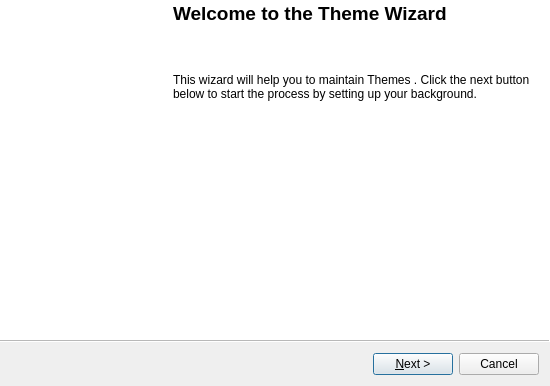
<?xml version="1.0" encoding="UTF-8"?>
<ui version="4.0">
 <class>ThemeDialog</class>
 <widget class="QWizard" name="ThemeDialog">
  <property name="geometry">
   <rect>
    <x>0</x>
    <y>0</y>
    <width>550</width>
    <height>386</height>
   </rect>
  </property>
  <property name="windowTitle">
   <string>Theme Wizard</string>
  </property>
  <property name="modal">
   <bool>true</bool>
  </property>
  <property name="wizardStyle">
   <enum>QWizard::ModernStyle</enum>
  </property>
  <property name="options">
   <set>QWizard::IndependentPages|QWizard::NoBackButtonOnStartPage</set>
  </property>
  <widget class="QWizardPage" name="welcomePage">
   <property name="title">
    <string/>
   </property>
   <property name="subTitle">
    <string/>
   </property>
   <layout class="QHBoxLayout" name="welcomeLayout">
    <property name="spacing">
     <number>8</number>
    </property>
    <property name="margin">
     <number>0</number>
    </property>
    <item>
     <widget class="QLabel" name="importBibleImage">
      <property name="minimumSize">
       <size>
        <width>163</width>
        <height>0</height>
       </size>
      </property>
      <property name="maximumSize">
       <size>
        <width>163</width>
        <height>16777215</height>
       </size>
      </property>
      <property name="lineWidth">
       <number>0</number>
      </property>
      <property name="text">
       <string/>
      </property>
      <property name="pixmap">
       <pixmap resource="../images/openlp-2.qrc">:/wizards/wizard_importbible.bmp</pixmap>
      </property>
      <property name="indent">
       <number>0</number>
      </property>
     </widget>
    </item>
    <item>
     <layout class="QVBoxLayout" name="welcomePageLayout">
      <property name="spacing">
       <number>8</number>
      </property>
      <item>
       <widget class="QLabel" name="titleLabel">
        <property name="text">
         <string>&lt;!DOCTYPE HTML PUBLIC &quot;-//W3C//DTD HTML 4.0//EN&quot; &quot;http://www.w3.org/TR/REC-html40/strict.dtd&quot;&gt;
&lt;html&gt;&lt;head&gt;&lt;meta name=&quot;qrichtext&quot; content=&quot;1&quot; /&gt;&lt;style type=&quot;text/css&quot;&gt;
p, li { white-space: pre-wrap; }
&lt;/style&gt;&lt;/head&gt;&lt;body style=&quot; font-family:'Sans Serif'; font-size:9pt; font-weight:400; font-style:normal;&quot;&gt;
&lt;p style=&quot; margin-top:0px; margin-bottom:0px; margin-left:0px; margin-right:0px; -qt-block-indent:0; text-indent:0px;&quot;&gt;&lt;span style=&quot; font-size:14pt; font-weight:600;&quot;&gt;Welcome to the Theme Wizard&lt;/span&gt;&lt;/p&gt;&lt;/body&gt;&lt;/html&gt;</string>
        </property>
       </widget>
      </item>
      <item>
       <spacer name="welcomeTopSpacer">
        <property name="orientation">
         <enum>Qt::Vertical</enum>
        </property>
        <property name="sizeType">
         <enum>QSizePolicy::Fixed</enum>
        </property>
        <property name="sizeHint" stdset="0">
         <size>
          <width>20</width>
          <height>40</height>
         </size>
        </property>
       </spacer>
      </item>
      <item>
       <widget class="QLabel" name="informationLabel">
        <property name="text">
         <string>This wizard will help you to maintain Themes . Click the next button below to start the process by setting up your background.</string>
        </property>
        <property name="wordWrap">
         <bool>true</bool>
        </property>
        <property name="margin">
         <number>10</number>
        </property>
       </widget>
      </item>
      <item>
       <spacer name="welcomeBottomSpacer">
        <property name="orientation">
         <enum>Qt::Vertical</enum>
        </property>
        <property name="sizeHint" stdset="0">
         <size>
          <width>20</width>
          <height>40</height>
         </size>
        </property>
       </spacer>
      </item>
     </layout>
    </item>
   </layout>
  </widget>
  <widget class="QWizardPage" name="backgroundPage">
   <property name="title">
    <string>Set Up Background</string>
   </property>
   <property name="subTitle">
    <string>Set up your theme's background according to the parameters below.</string>
   </property>
   <layout class="QFormLayout" name="backgroundLayout">
    <property name="fieldGrowthPolicy">
     <enum>QFormLayout::ExpandingFieldsGrow</enum>
    </property>
    <property name="labelAlignment">
     <set>Qt::AlignRight|Qt::AlignTrailing|Qt::AlignVCenter</set>
    </property>
    <property name="horizontalSpacing">
     <number>8</number>
    </property>
    <property name="verticalSpacing">
     <number>8</number>
    </property>
    <property name="margin">
     <number>20</number>
    </property>
    <item row="0" column="0">
     <widget class="QLabel" name="backgroundTypeLabel">
      <property name="text">
       <string>Background type:</string>
      </property>
     </widget>
    </item>
    <item row="0" column="1">
     <widget class="QComboBox" name="backgroundTypeComboBox">
      <item>
       <property name="text">
        <string>Solid Color</string>
       </property>
      </item>
      <item>
       <property name="text">
        <string>Gradient</string>
       </property>
      </item>
      <item>
       <property name="text">
        <string>Image</string>
       </property>
      </item>
     </widget>
    </item>
    <item row="1" column="0">
     <widget class="QLabel" name="color1Label">
      <property name="text">
       <string>&lt;Color1&gt;</string>
      </property>
     </widget>
    </item>
    <item row="1" column="1">
     <widget class="QPushButton" name="color1PushButton">
      <property name="text">
       <string/>
      </property>
     </widget>
    </item>
    <item row="2" column="0">
     <widget class="QLabel" name="color2Label">
      <property name="text">
       <string>&lt;Color2&gt;</string>
      </property>
     </widget>
    </item>
    <item row="2" column="1">
     <widget class="QPushButton" name="color2PushButton">
      <property name="text">
       <string/>
      </property>
     </widget>
    </item>
    <item row="3" column="0">
     <widget class="QLabel" name="imageLabel">
      <property name="text">
       <string>Image:</string>
      </property>
     </widget>
    </item>
    <item row="3" column="1">
     <layout class="QHBoxLayout" name="imageLayout">
      <property name="spacing">
       <number>8</number>
      </property>
      <item>
       <widget class="QLineEdit" name="imageLineEdit"/>
      </item>
      <item>
       <widget class="QToolButton" name="imageBrowseButton">
        <property name="text">
         <string/>
        </property>
        <property name="icon">
         <iconset resource="../images/openlp-2.qrc">
          <normaloff>:/general/general_open.png</normaloff>:/general/general_open.png</iconset>
        </property>
       </widget>
      </item>
     </layout>
    </item>
    <item row="4" column="0">
     <widget class="QLabel" name="gradientLabel">
      <property name="text">
       <string>Gradient:</string>
      </property>
     </widget>
    </item>
    <item row="4" column="1">
     <widget class="QComboBox" name="gradientComboBox">
      <item>
       <property name="text">
        <string>Horizontal</string>
       </property>
      </item>
      <item>
       <property name="text">
        <string>Vertical</string>
       </property>
      </item>
      <item>
       <property name="text">
        <string>Circular</string>
       </property>
      </item>
      <item>
       <property name="text">
        <string>Top Left - Bottom Right</string>
       </property>
      </item>
      <item>
       <property name="text">
        <string>Bottom Left - Top Right</string>
       </property>
      </item>
     </widget>
    </item>
   </layout>
  </widget>
  <widget class="QWizardPage" name="mainAreaPage">
   <property name="title">
    <string>Main Area Font Details</string>
   </property>
   <property name="subTitle">
    <string>Define the font and display characteristics for the Display text</string>
   </property>
   <layout class="QFormLayout" name="formLayout">
    <property name="formAlignment">
     <set>Qt::AlignLeading|Qt::AlignLeft|Qt::AlignTop</set>
    </property>
    <property name="horizontalSpacing">
     <number>8</number>
    </property>
    <property name="verticalSpacing">
     <number>8</number>
    </property>
    <property name="topMargin">
     <number>20</number>
    </property>
    <property name="rightMargin">
     <number>20</number>
    </property>
    <property name="bottomMargin">
     <number>20</number>
    </property>
    <item row="0" column="0">
     <widget class="QLabel" name="mainFontLabel">
      <property name="text">
       <string>Font:</string>
      </property>
     </widget>
    </item>
    <item row="0" column="1">
     <widget class="QFontComboBox" name="mainFontComboBox"/>
    </item>
    <item row="1" column="0">
     <widget class="QLabel" name="mainColorLabel">
      <property name="text">
       <string>Color:</string>
      </property>
     </widget>
    </item>
    <item row="1" column="1">
     <widget class="QPushButton" name="mainColorPushButton">
      <property name="text">
       <string/>
      </property>
     </widget>
    </item>
    <item row="2" column="0">
     <widget class="QLabel" name="mainSizeLabel">
      <property name="text">
       <string>Size:</string>
      </property>
     </widget>
    </item>
    <item row="2" column="1">
     <layout class="QHBoxLayout" name="mainSizeLayout">
      <property name="spacing">
       <number>8</number>
      </property>
      <property name="margin">
       <number>0</number>
      </property>
      <item>
       <widget class="QSpinBox" name="mainSizeSpinBox">
        <property name="sizePolicy">
         <sizepolicy hsizetype="Minimum" vsizetype="Fixed">
          <horstretch>0</horstretch>
          <verstretch>0</verstretch>
         </sizepolicy>
        </property>
        <property name="minimumSize">
         <size>
          <width>70</width>
          <height>0</height>
         </size>
        </property>
        <property name="suffix">
         <string>pt</string>
        </property>
        <property name="maximum">
         <number>999</number>
        </property>
        <property name="value">
         <number>16</number>
        </property>
       </widget>
      </item>
      <item>
       <widget class="QLabel" name="mainLineCountLabel">
        <property name="text">
         <string>(%d lines per slide)</string>
        </property>
       </widget>
      </item>
     </layout>
    </item>
    <item row="3" column="0">
     <widget class="QLabel" name="lineSpacingLabel">
      <property name="text">
       <string>Line Spacing:</string>
      </property>
     </widget>
    </item>
    <item row="3" column="1">
     <widget class="QSpinBox" name="lineSpacingSpinBox">
      <property name="suffix">
       <string>pt</string>
      </property>
      <property name="minimum">
       <number>-50</number>
      </property>
      <property name="maximum">
       <number>50</number>
      </property>
     </widget>
    </item>
    <item row="4" column="0">
     <widget class="QCheckBox" name="outlineCheckBox">
      <property name="text">
       <string>&amp;Outline:</string>
      </property>
     </widget>
    </item>
    <item row="4" column="1">
     <layout class="QHBoxLayout" name="outlineLayout">
      <item>
       <widget class="QPushButton" name="outlineColorPushButton">
        <property name="enabled">
         <bool>true</bool>
        </property>
        <property name="text">
         <string/>
        </property>
       </widget>
      </item>
      <item>
       <widget class="QLabel" name="outlineSizeLabel">
        <property name="text">
         <string>Size:</string>
        </property>
       </widget>
      </item>
      <item>
       <widget class="QSpinBox" name="outlineSizeSpinBox">
        <property name="suffix">
         <string>pt</string>
        </property>
       </widget>
      </item>
     </layout>
    </item>
    <item row="5" column="0">
     <widget class="QCheckBox" name="shadowCheckBox">
      <property name="text">
       <string>&amp;Shadow:</string>
      </property>
     </widget>
    </item>
    <item row="5" column="1">
     <layout class="QHBoxLayout" name="shadowLayout">
      <item>
       <widget class="QPushButton" name="shadowColorPushButton">
        <property name="enabled">
         <bool>true</bool>
        </property>
        <property name="text">
         <string/>
        </property>
       </widget>
      </item>
      <item>
       <widget class="QLabel" name="shadowSizeLabel">
        <property name="text">
         <string>Size:</string>
        </property>
       </widget>
      </item>
      <item>
       <widget class="QSpinBox" name="shadowSizeSpinBox">
        <property name="suffix">
         <string>pt</string>
        </property>
       </widget>
      </item>
     </layout>
    </item>
    <item row="6" column="1">
     <widget class="QCheckBox" name="boldCheckBox">
      <property name="text">
       <string>Bold Display</string>
      </property>
     </widget>
    </item>
    <item row="7" column="1">
     <widget class="QCheckBox" name="italicsCheckBox">
      <property name="text">
       <string>Italic Display</string>
      </property>
     </widget>
    </item>
   </layout>
  </widget>
  <widget class="QWizardPage" name="footerAreaPage">
   <property name="title">
    <string>Footer Area Font Details</string>
   </property>
   <property name="subTitle">
    <string>Define the font and display characteristics for the Footer text</string>
   </property>
   <layout class="QFormLayout" name="footerLayout">
    <property name="fieldGrowthPolicy">
     <enum>QFormLayout::ExpandingFieldsGrow</enum>
    </property>
    <property name="horizontalSpacing">
     <number>8</number>
    </property>
    <property name="verticalSpacing">
     <number>8</number>
    </property>
    <property name="leftMargin">
     <number>50</number>
    </property>
    <property name="topMargin">
     <number>20</number>
    </property>
    <property name="rightMargin">
     <number>20</number>
    </property>
    <property name="bottomMargin">
     <number>20</number>
    </property>
    <item row="0" column="0">
     <widget class="QLabel" name="footerFontLabel">
      <property name="text">
       <string>Font:</string>
      </property>
     </widget>
    </item>
    <item row="0" column="1">
     <widget class="QFontComboBox" name="footerFontComboBox"/>
    </item>
    <item row="1" column="0">
     <widget class="QLabel" name="footerColorLabel">
      <property name="text">
       <string>Color:</string>
      </property>
     </widget>
    </item>
    <item row="1" column="1">
     <widget class="QPushButton" name="footerColorPushButton">
      <property name="text">
       <string/>
      </property>
     </widget>
    </item>
    <item row="2" column="0">
     <widget class="QLabel" name="footerSizeLabel">
      <property name="text">
       <string>Size:</string>
      </property>
     </widget>
    </item>
    <item row="2" column="1">
     <widget class="QSpinBox" name="footerSizeSpinBox">
      <property name="sizePolicy">
       <sizepolicy hsizetype="Minimum" vsizetype="Fixed">
        <horstretch>0</horstretch>
        <verstretch>0</verstretch>
       </sizepolicy>
      </property>
      <property name="minimumSize">
       <size>
        <width>70</width>
        <height>0</height>
       </size>
      </property>
      <property name="suffix">
       <string>pt</string>
      </property>
      <property name="maximum">
       <number>999</number>
      </property>
      <property name="value">
       <number>10</number>
      </property>
     </widget>
    </item>
   </layout>
  </widget>
  <widget class="QWizardPage" name="alignmentPage">
   <property name="title">
    <string>Text Formatting Details</string>
   </property>
   <property name="subTitle">
    <string>Allows additional display formatting information to be defined</string>
   </property>
   <layout class="QFormLayout" name="formLayout_2">
    <property name="margin">
     <number>20</number>
    </property>
    <item row="0" column="0">
     <widget class="QLabel" name="horizontalLabel">
      <property name="text">
       <string>Horizontal Align:</string>
      </property>
     </widget>
    </item>
    <item row="0" column="1">
     <widget class="QComboBox" name="horizontalComboBox">
      <property name="editable">
       <bool>false</bool>
      </property>
      <item>
       <property name="text">
        <string>Left</string>
       </property>
      </item>
      <item>
       <property name="text">
        <string>Center</string>
       </property>
      </item>
      <item>
       <property name="text">
        <string>Right</string>
       </property>
      </item>
     </widget>
    </item>
    <item row="1" column="0">
     <widget class="QLabel" name="verticalLabel">
      <property name="text">
       <string>Vertcal Align:</string>
      </property>
     </widget>
    </item>
    <item row="1" column="1">
     <widget class="QComboBox" name="verticalComboBox">
      <item>
       <property name="text">
        <string>Top</string>
       </property>
      </item>
      <item>
       <property name="text">
        <string>Middle</string>
       </property>
      </item>
      <item>
       <property name="text">
        <string>Bottom</string>
       </property>
      </item>
     </widget>
    </item>
    <item row="2" column="1">
     <widget class="QCheckBox" name="transitionsCheckBox">
      <property name="text">
       <string>Transitions</string>
      </property>
     </widget>
    </item>
   </layout>
  </widget>
  <widget class="QWizardPage" name="areaPositionPage">
   <property name="title">
    <string>Output Area Locations</string>
   </property>
   <property name="subTitle">
    <string>Allows you to change and move the Main and Footer areas.</string>
   </property>
   <layout class="QGridLayout" name="gridLayout_2">
    <property name="margin">
     <number>20</number>
    </property>
    <property name="spacing">
     <number>8</number>
    </property>
    <item row="1" column="0">
     <widget class="QGroupBox" name="mainPositionGroupBox">
      <property name="minimumSize">
       <size>
        <width>248</width>
        <height>0</height>
       </size>
      </property>
      <property name="title">
       <string>&amp;Main Area</string>
      </property>
      <layout class="QFormLayout" name="mainPositionLayout">
       <property name="horizontalSpacing">
        <number>8</number>
       </property>
       <property name="verticalSpacing">
        <number>8</number>
       </property>
       <property name="margin">
        <number>8</number>
       </property>
       <item row="0" column="1">
        <widget class="QCheckBox" name="mainDefaultPositionCheckBox">
         <property name="text">
          <string>&amp;Use default location</string>
         </property>
         <property name="checked">
          <bool>true</bool>
         </property>
         <property name="tristate">
          <bool>false</bool>
         </property>
        </widget>
       </item>
       <item row="1" column="0">
        <widget class="QLabel" name="nainXLabel">
         <property name="text">
          <string>X position:</string>
         </property>
        </widget>
       </item>
       <item row="1" column="1">
        <widget class="QSpinBox" name="mainXSpinBox">
         <property name="enabled">
          <bool>false</bool>
         </property>
         <property name="sizePolicy">
          <sizepolicy hsizetype="Minimum" vsizetype="Fixed">
           <horstretch>0</horstretch>
           <verstretch>0</verstretch>
          </sizepolicy>
         </property>
         <property name="minimumSize">
          <size>
           <width>78</width>
           <height>0</height>
          </size>
         </property>
         <property name="suffix">
          <string>px</string>
         </property>
         <property name="maximum">
          <number>9999</number>
         </property>
         <property name="value">
          <number>0</number>
         </property>
        </widget>
       </item>
       <item row="2" column="1">
        <widget class="QSpinBox" name="mainYSpinBox">
         <property name="enabled">
          <bool>false</bool>
         </property>
         <property name="sizePolicy">
          <sizepolicy hsizetype="Minimum" vsizetype="Fixed">
           <horstretch>0</horstretch>
           <verstretch>0</verstretch>
          </sizepolicy>
         </property>
         <property name="minimumSize">
          <size>
           <width>78</width>
           <height>0</height>
          </size>
         </property>
         <property name="suffix">
          <string>px</string>
         </property>
         <property name="maximum">
          <number>9999</number>
         </property>
        </widget>
       </item>
       <item row="2" column="0">
        <widget class="QLabel" name="mainYLabel">
         <property name="text">
          <string>Y position:</string>
         </property>
        </widget>
       </item>
       <item row="3" column="1">
        <widget class="QSpinBox" name="mainWidthSpinBox">
         <property name="enabled">
          <bool>false</bool>
         </property>
         <property name="sizePolicy">
          <sizepolicy hsizetype="Minimum" vsizetype="Fixed">
           <horstretch>0</horstretch>
           <verstretch>0</verstretch>
          </sizepolicy>
         </property>
         <property name="minimumSize">
          <size>
           <width>78</width>
           <height>0</height>
          </size>
         </property>
         <property name="suffix">
          <string>px</string>
         </property>
         <property name="maximum">
          <number>9999</number>
         </property>
        </widget>
       </item>
       <item row="3" column="0">
        <widget class="QLabel" name="mainWidthLabel">
         <property name="text">
          <string>Width:</string>
         </property>
        </widget>
       </item>
       <item row="4" column="1">
        <widget class="QSpinBox" name="mainHeightSpinBox">
         <property name="enabled">
          <bool>false</bool>
         </property>
         <property name="sizePolicy">
          <sizepolicy hsizetype="Minimum" vsizetype="Fixed">
           <horstretch>0</horstretch>
           <verstretch>0</verstretch>
          </sizepolicy>
         </property>
         <property name="minimumSize">
          <size>
           <width>78</width>
           <height>0</height>
          </size>
         </property>
         <property name="suffix">
          <string>px</string>
         </property>
         <property name="maximum">
          <number>9999</number>
         </property>
        </widget>
       </item>
       <item row="4" column="0">
        <widget class="QLabel" name="mainHeightLabel">
         <property name="text">
          <string>Height:</string>
         </property>
        </widget>
       </item>
      </layout>
     </widget>
    </item>
    <item row="1" column="1">
     <widget class="QGroupBox" name="footerPositionGroupBox">
      <property name="minimumSize">
       <size>
        <width>248</width>
        <height>0</height>
       </size>
      </property>
      <property name="title">
       <string>Footer Area</string>
      </property>
      <layout class="QFormLayout" name="footerPositionLayout">
       <property name="horizontalSpacing">
        <number>8</number>
       </property>
       <property name="verticalSpacing">
        <number>8</number>
       </property>
       <property name="margin">
        <number>8</number>
       </property>
       <item row="1" column="0">
        <widget class="QLabel" name="footerXLabel">
         <property name="text">
          <string>X position:</string>
         </property>
        </widget>
       </item>
       <item row="1" column="1">
        <widget class="QSpinBox" name="footerXSpinBox">
         <property name="enabled">
          <bool>false</bool>
         </property>
         <property name="sizePolicy">
          <sizepolicy hsizetype="Minimum" vsizetype="Fixed">
           <horstretch>0</horstretch>
           <verstretch>0</verstretch>
          </sizepolicy>
         </property>
         <property name="minimumSize">
          <size>
           <width>78</width>
           <height>0</height>
          </size>
         </property>
         <property name="suffix">
          <string>px</string>
         </property>
         <property name="maximum">
          <number>9999</number>
         </property>
         <property name="value">
          <number>0</number>
         </property>
        </widget>
       </item>
       <item row="2" column="0">
        <widget class="QLabel" name="footerYLabel">
         <property name="text">
          <string>Y position:</string>
         </property>
        </widget>
       </item>
       <item row="2" column="1">
        <widget class="QSpinBox" name="footerYSpinBox">
         <property name="enabled">
          <bool>false</bool>
         </property>
         <property name="sizePolicy">
          <sizepolicy hsizetype="Minimum" vsizetype="Fixed">
           <horstretch>0</horstretch>
           <verstretch>0</verstretch>
          </sizepolicy>
         </property>
         <property name="minimumSize">
          <size>
           <width>78</width>
           <height>0</height>
          </size>
         </property>
         <property name="suffix">
          <string>px</string>
         </property>
         <property name="maximum">
          <number>9999</number>
         </property>
         <property name="value">
          <number>0</number>
         </property>
        </widget>
       </item>
       <item row="3" column="0">
        <widget class="QLabel" name="footerWidthLabel">
         <property name="text">
          <string>Width:</string>
         </property>
        </widget>
       </item>
       <item row="3" column="1">
        <widget class="QSpinBox" name="footerWidthSpinBox">
         <property name="enabled">
          <bool>false</bool>
         </property>
         <property name="minimumSize">
          <size>
           <width>78</width>
           <height>0</height>
          </size>
         </property>
         <property name="suffix">
          <string>px</string>
         </property>
         <property name="maximum">
          <number>9999</number>
         </property>
        </widget>
       </item>
       <item row="4" column="0">
        <widget class="QLabel" name="footerHeightLabel">
         <property name="text">
          <string>Height:</string>
         </property>
        </widget>
       </item>
       <item row="4" column="1">
        <widget class="QSpinBox" name="footerHeightSpinBox">
         <property name="enabled">
          <bool>false</bool>
         </property>
         <property name="minimumSize">
          <size>
           <width>78</width>
           <height>0</height>
          </size>
         </property>
         <property name="suffix">
          <string>px</string>
         </property>
         <property name="maximum">
          <number>9999</number>
         </property>
        </widget>
       </item>
       <item row="0" column="1">
        <widget class="QCheckBox" name="footerDefaultPositionCheckBox">
         <property name="text">
          <string>Use default location</string>
         </property>
         <property name="checked">
          <bool>true</bool>
         </property>
        </widget>
       </item>
      </layout>
     </widget>
    </item>
   </layout>
  </widget>
  <widget class="QWizardPage" name="previewPage">
   <property name="title">
    <string>Save and Preview</string>
   </property>
   <property name="subTitle">
    <string>View the theme and save it replacing the current one or change the name to create a new theme</string>
   </property>
   <widget class="QLabel" name="themeNameLabel">
    <property name="geometry">
     <rect>
      <x>20</x>
      <y>10</y>
      <width>82</width>
      <height>16</height>
     </rect>
    </property>
    <property name="text">
     <string>Theme name:</string>
    </property>
    <property name="textFormat">
     <enum>Qt::PlainText</enum>
    </property>
    <property name="buddy">
     <cstring>themeNameEdit</cstring>
    </property>
   </widget>
   <widget class="QLabel" name="previewLabel">
    <property name="geometry">
     <rect>
      <x>250</x>
      <y>60</y>
      <width>48</width>
      <height>16</height>
     </rect>
    </property>
    <property name="text">
     <string>Preview</string>
    </property>
    <property name="alignment">
     <set>Qt::AlignCenter</set>
    </property>
   </widget>
   <widget class="QLineEdit" name="themeNameEdit">
    <property name="geometry">
     <rect>
      <x>117</x>
      <y>4</y>
      <width>351</width>
      <height>23</height>
     </rect>
    </property>
   </widget>
   <widget class="QGroupBox" name="groupBox">
    <property name="geometry">
     <rect>
      <x>40</x>
      <y>80</y>
      <width>464</width>
      <height>214</height>
     </rect>
    </property>
    <property name="title">
     <string/>
    </property>
    <layout class="QHBoxLayout" name="horizontalLayout">
     <item>
      <spacer name="leftSpacer">
       <property name="orientation">
        <enum>Qt::Horizontal</enum>
       </property>
       <property name="sizeHint" stdset="0">
        <size>
         <width>58</width>
         <height>20</height>
        </size>
       </property>
      </spacer>
     </item>
     <item>
      <widget class="QLabel" name="previewBoxLabel">
       <property name="sizePolicy">
        <sizepolicy hsizetype="Fixed" vsizetype="Fixed">
         <horstretch>0</horstretch>
         <verstretch>0</verstretch>
        </sizepolicy>
       </property>
       <property name="minimumSize">
        <size>
         <width>300</width>
         <height>200</height>
        </size>
       </property>
       <property name="frameShape">
        <enum>QFrame::WinPanel</enum>
       </property>
       <property name="frameShadow">
        <enum>QFrame::Sunken</enum>
       </property>
       <property name="lineWidth">
        <number>1</number>
       </property>
       <property name="text">
        <string/>
       </property>
       <property name="scaledContents">
        <bool>true</bool>
       </property>
      </widget>
     </item>
     <item>
      <spacer name="rightSpacer">
       <property name="orientation">
        <enum>Qt::Horizontal</enum>
       </property>
       <property name="sizeHint" stdset="0">
        <size>
         <width>78</width>
         <height>20</height>
        </size>
       </property>
      </spacer>
     </item>
    </layout>
   </widget>
  </widget>
 </widget>
 <resources>
  <include location="../images/openlp-2.qrc"/>
  <include location="../images/openlp-2.qrc"/>
  <include location="Projects/OpenLP/trunk/resources/images/openlp-2.qrc"/>
 </resources>
 <connections>
  <connection>
   <sender>ThemeDialog</sender>
   <signal>accepted()</signal>
   <receiver>ThemeDialog</receiver>
   <slot>accept()</slot>
   <hints>
    <hint type="sourcelabel">
     <x>455</x>
     <y>368</y>
    </hint>
    <hint type="destinationlabel">
     <x>483</x>
     <y>401</y>
    </hint>
   </hints>
  </connection>
 </connections>
</ui>
